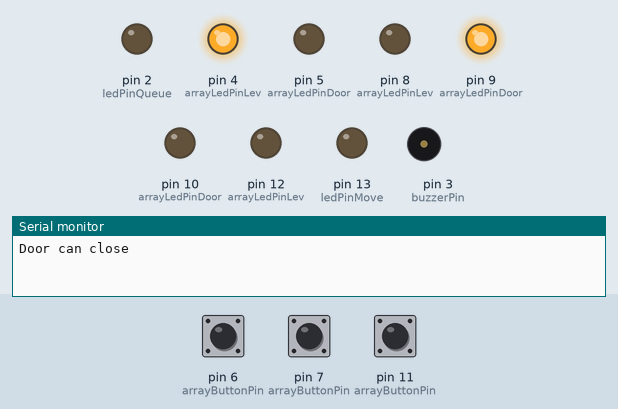
A sketch run on a simulated Arduino Uno, built with avr-gcc and run on an emulated ATmega328P. On the bench: output pins drawn as LEDs (lit = HIGH), buzzer (waves = sounding), the last lines printed to the serial monitor. Dashed ring = blinking. The inputs (shaded band) are chosen by the test bench; at power-on: pin 6 (arrayButtonPin) HIGH, pin 7 (arrayButtonPin) HIGH, pin 11 (arrayButtonPin) HIGH.

Above: at 1.2 s.
1.3 s: pin 6 (arrayButtonPin) pulled LOW for 0.15 s
At 3.23 s:
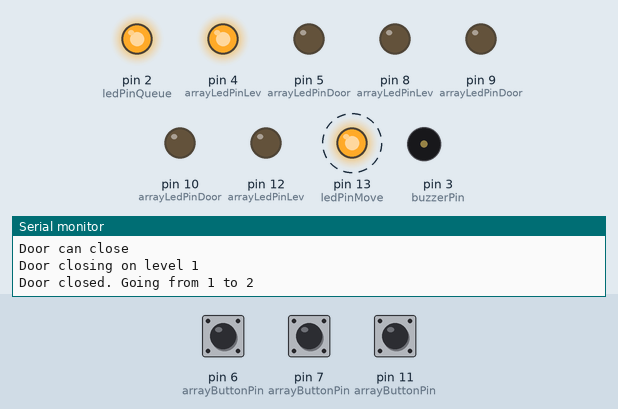
4.3 s: pin 7 (arrayButtonPin) pulled LOW for 0.15 s
At 7.2 s:
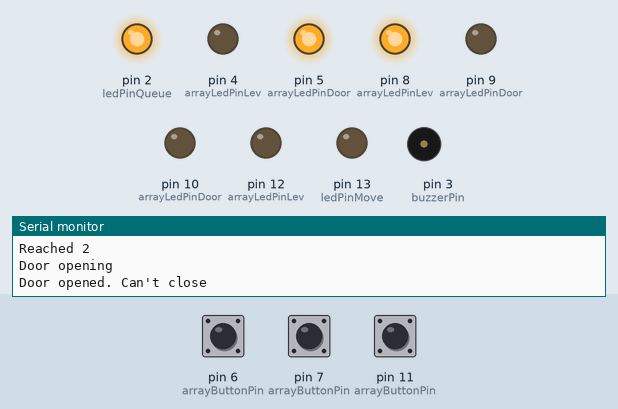
7.4 s: pin 11 (arrayButtonPin) pulled LOW for 0.15 s
At 13.6 s:
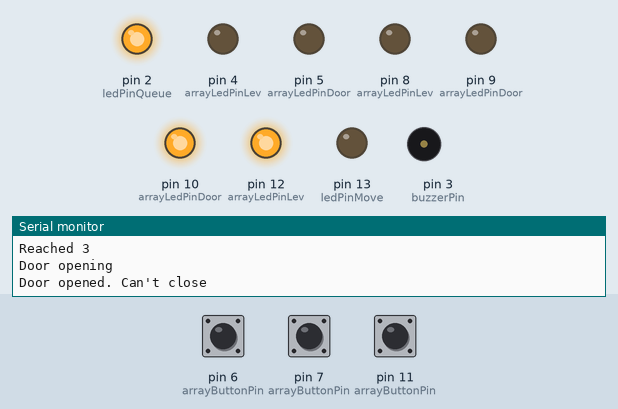
16.4 s: pin 6 (arrayButtonPin) pulled LOW for 1 s
At 22.6 s:
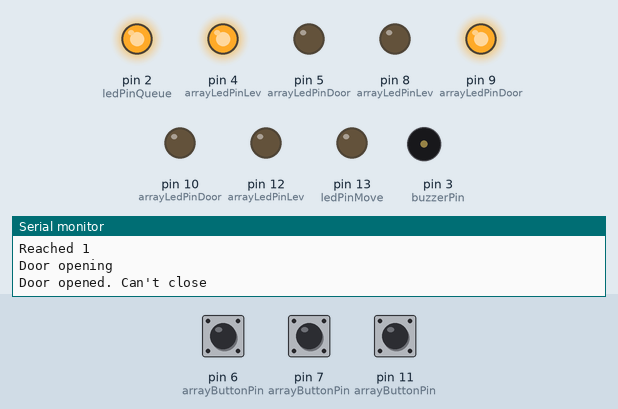
23.4 s: pin 7 (arrayButtonPin) pulled LOW for 1 s
At 33.14 s:
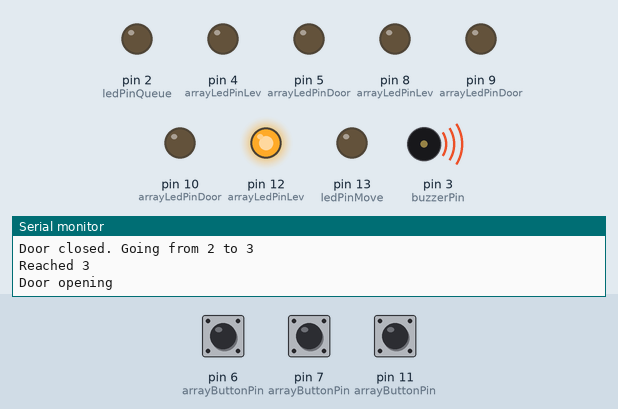
Timing chart, 0 to 35.1 s (numbered marks = the images above; inputs shaded):
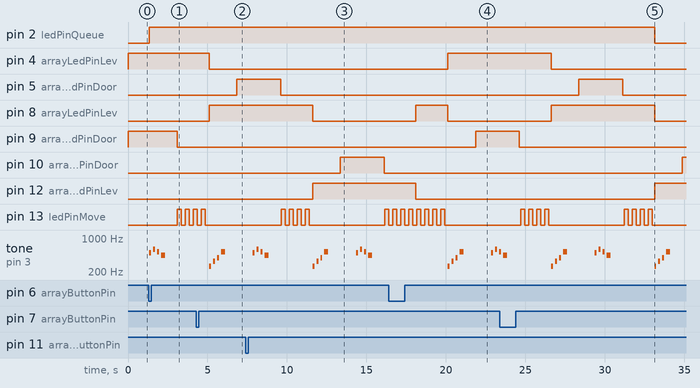

The sketch:

Homework_3.ino
```cpp
/*
c4 e4 g4 c5
b4 d5 c5 a4
*/
//// song for opening door
int melody1[] = {262, 330, 392, 523};
int noteDurations1[] = {4, 4, 4, 2};

//// song for closing door
int melody2[] = {494, 587, 523, 440};
int noteDurations2[] = {4, 4, 4, 2};

int currNote = -1;
unsigned long long startNote = 0;
byte song1 = LOW;
byte song2 = LOW;

const int musicNorm = 500;
const int pauseFactor = 1.3;
const int maxLed = 255;
const int minLed = 0;
const int firstLevel = 1;
const int lastLevel = 3;

const int arrayButtonPin[] = {-1, 11, 6, 7}; /// probleme cu 11 ?
const int arrayLedPinLev[] = {-1, 4, 8, 12};
const int arrayLedPinDoor[] = {-1, 9, 5, 10};
const int ledPinMove = 13;
const int ledPinQueue = 2;
const int buzzerPin = 3;
int buzzerTone = 2000;

byte arrayReading[] = {LOW, LOW, LOW, LOW};
byte arrayLastReading[] = {LOW, LOW, LOW, LOW};
unsigned long long arrayLastDebounceTime[] = {-1, 0, 0, 0};
unsigned long long debounceDelay = 50;

byte arrayLedStateLev[] = {HIGH, HIGH, HIGH, HIGH};
int arrayLedStateDoor[] = {-1, maxLed, minLed, minLed};
byte arrayButtonState[] = {LOW, LOW, LOW, LOW};
byte ledStateMove = LOW;

byte moving = LOW;
byte state = LOW; // in queue
int currLevel = 1;
int toLevel = 1;
int sign = 0;
unsigned long long startIntervMove = 0;
const int moveTime = 2000;
const int blinkTime = 250;
unsigned long long startBlinkTime = 0;

int arrayDoorState[] = {-1, 4, 2, 2};

/*
0 - open
1 - transition open to close
2 - closed
3 - transition close to open
4 - can't close
*/
unsigned long long startDoorTime = 0;
const int minDoorTime = 0;
const int doorTransitionTime = musicNorm * 3.5; //// depends on song for transition duration so the song interval is shorter
const int stayOpen = 1000;

//// for level queue
struct nod{
  int level;
  nod *next;
};

nod *currNod = NULL;
nod* lastNod = NULL;

void setup() {
  for(int i = firstLevel; i <= lastLevel; i++){
    pinMode(arrayLedPinLev[i], OUTPUT);
    pinMode(arrayLedPinDoor[i], OUTPUT);
    pinMode(arrayButtonPin[i], INPUT_PULLUP);
  }
  pinMode(ledPinMove, OUTPUT);
  pinMode(ledPinQueue, OUTPUT);
  Serial.begin(9600);
}

void loop() {
  // put your main code here, to run repeatedly:

  //// for each level:
  for(int i = firstLevel; i <= lastLevel; i++){
    //// read button state and test if there is a change using debounce
    arrayReading[i] = digitalRead(arrayButtonPin[i]);
    if(arrayReading[i] != arrayLastReading[i]){
      arrayLastDebounceTime[i] = millis();
    }

    if((millis() - arrayLastDebounceTime[i]) > debounceDelay){
      if(arrayReading[i] != arrayButtonState[i]){
        //// if yes, update and test if pressed
        arrayButtonState[i] = arrayReading[i];
        if(arrayButtonState[i] == LOW){
          //// if yes, add level in queue if it is different from last in queue or current one in empty queue case
          nod *q = new nod;
          q -> level = i;
          q -> next = NULL;
          if(lastNod != NULL){
            if(lastNod -> level == q -> level){
              delete q;
            }
            else{
              lastNod -> next = q;
              lastNod = q;
            }
          }
          else{
            if(currLevel == q -> level){
              delete q;
            }
            else{
              currNod = q;
              state = HIGH;
              lastNod = q;
              startIntervMove = millis();
              startBlinkTime = millis();
            }
          }
        }
      }
    }
    //// update led state
    if(currLevel == i){
      arrayLedStateLev[i] = HIGH;
    }
    else{
      arrayLedStateLev[i] = LOW;
    }
    digitalWrite(arrayLedPinLev[i], arrayLedStateLev[i]);
    arrayLastReading[i] = arrayReading[i];
  }

  //// if there is something in queue
  if(state == HIGH){
    toLevel = currNod -> level;
    sign = currLevel - toLevel; /// the way the elevator moves
    if(sign == 0);
    else if(sign > 0) sign = -1;
    else sign = 1;
    //// blinking of the "moving" led
    if((millis() - startBlinkTime) > blinkTime){
      startBlinkTime = millis();
      ledStateMove = !ledStateMove;
    }

    /// if the door is open on current level, start closing
    if(arrayDoorState[currLevel] == 0){
      arrayDoorState[currLevel] = 1;
      startDoorTime = millis();
      Serial.println("Door closing on level " + String(currLevel));
      //tone(buzzerPin, buzzerTone, 500);
      if(song1 == LOW){
          startNote = millis();
          currNote = 0;
          int noteDuration = musicNorm / noteDurations2[currNote];
          song2 = HIGH;
          tone(buzzerPin, melody2[currNote], noteDuration);
        }
    }

    /// door opening
    if(arrayDoorState[currLevel] == 1){
      startIntervMove = millis();
      arrayLedStateDoor[currLevel] = map(millis() - startDoorTime, minDoorTime, doorTransitionTime, maxLed, minLed);
      if((millis() - startDoorTime) > doorTransitionTime){
        arrayDoorState[currLevel] = 2;
        Serial.println("Door closed. Going from " + String(currLevel) + " to " + String(toLevel));
        arrayLedStateDoor[currLevel] = LOW;
        moving = HIGH;
      }
    }

    /// when door on current level closed, start moving
    if(((millis() - startIntervMove) > moveTime) || sign == 0){
      currLevel = currLevel + sign; /// when we reach a new level
      if(currLevel == toLevel){ /// check if it is the target level
        ///// if yes, stop moving, start opening door, and update queue
        moving = LOW;
        Serial.println("Reached " + String(currLevel));
        Serial.println("Door opening");
        startDoorTime = millis();
        arrayDoorState[currLevel] = 3;
        //tone(buzzerPin, buzzerTone, 500);
        if(song2 == LOW){
          startNote = millis();
          currNote = 0;
          int noteDuration = musicNorm / noteDurations1[currNote];
          song1 = HIGH;
          tone(buzzerPin, melody1[currNote], noteDuration);
        }
        nod* q = currNod -> next;
        delete currNod;
        currNod = q;
        if(currNod == NULL){
          state = LOW;
          ledStateMove = LOW;
          lastNod = NULL;
        }
        else{
          toLevel = currNod -> level;
          sign = currLevel - toLevel;
          if(sign == 0);
          else if(sign > 0) sign = -1;
          else sign = 1;

        }
      }
      startIntervMove = millis();
    }
  }

  //// door on current level is opening
  if(arrayDoorState[currLevel] == 3){
    startIntervMove = millis();
    arrayLedStateDoor[currLevel] = map(millis() - startDoorTime, minDoorTime, doorTransitionTime, minLed, maxLed);
    if((millis() - startDoorTime) > doorTransitionTime){
        arrayDoorState[currLevel] = 4;
        arrayLedStateDoor[currLevel] = maxLed;
        Serial.println("Door opened. Can't close");
        startDoorTime = millis();
      }
  }

  //// door on current level has just opened, and stays open for an amount of time
  if(arrayDoorState[currLevel] == 4){
    startIntervMove = millis();
    if((millis() - startDoorTime) > stayOpen){
        arrayDoorState[currLevel] = 0;
        Serial.println("Door can close");
      }
  }

  /// update state of "moving" and "busy" leds
  digitalWrite(ledPinMove, ledStateMove && moving);
  digitalWrite(ledPinQueue, state);
  /// for door leds
  for(int i = firstLevel; i <= lastLevel; i++){
    analogWrite(arrayLedPinDoor[i], arrayLedStateDoor[i]);
  }

  //// play song for opening door
  if(song1 == HIGH){
    int noteDuration = musicNorm / noteDurations1[currNote];
    if((millis() - startNote) > noteDuration){
      int pauseBetweenNotes = noteDuration * pauseFactor;
      if((millis() - startNote) > (noteDuration + pauseBetweenNotes)){
        currNote += 1;
        startNote = millis();
        noteDuration = musicNorm / noteDurations1[currNote];
        tone(buzzerPin, melody1[currNote], noteDuration);
        if(currNote == 4){
          song1 = LOW;
          noTone(buzzerPin);
        }
      }
    }
  }
  else if(song2 == HIGH){ /// or for closing door
    int noteDuration = musicNorm / noteDurations2[currNote];
    if((millis() - startNote) > noteDuration){
      int pauseBetweenNotes = noteDuration * pauseFactor;
      if((millis() - startNote) > (noteDuration + pauseBetweenNotes)){
        currNote += 1;
        startNote = millis();
        noteDuration = musicNorm / noteDurations2[currNote];
        tone(buzzerPin, melody2[currNote], noteDuration);
        if(currNote == 4){
          song2 = LOW;
          noTone(buzzerPin);
        }
      }
    }
  }

}
```

Measured:
- after the input at 1.3 s, pin 2 (ledPinQueue): LOW → HIGH after 0.05 s; pin 9 (arrayLedPinDoor): HIGH → LOW after 1.8 s; pin 13 (ledPinMove): alternates HIGH for 0.25 s and LOW for 0.25 s, starting after 1.8 s; tone on pin 3 (buzzerPin): plays 494 Hz for 0.13 s, 587 Hz for 0.13 s, 523 Hz for 0.13 s, 440 Hz for 0.25 s, starting after 0.05 s
- after the input at 4.3 s, pin 2 (ledPinQueue): stays HIGH (without the input it goes to LOW after 0.80 s)
- after the input at 7.4 s, pin 2 (ledPinQueue): stays HIGH (without the input it goes to LOW after 4.2 s)
- after the input at 16.4 s, pin 2 (ledPinQueue): stays HIGH (without the input it goes to LOW after 3.7 s)
- after the input at 23.4 s, pin 2 (ledPinQueue): HIGH → LOW after 9.7 s instead of 3.2 s; pin 10 (arrayLedPinDoor): LOW → HIGH after 11.5 s; pin 12 (arrayLedPinLev): LOW → HIGH after 9.7 s
